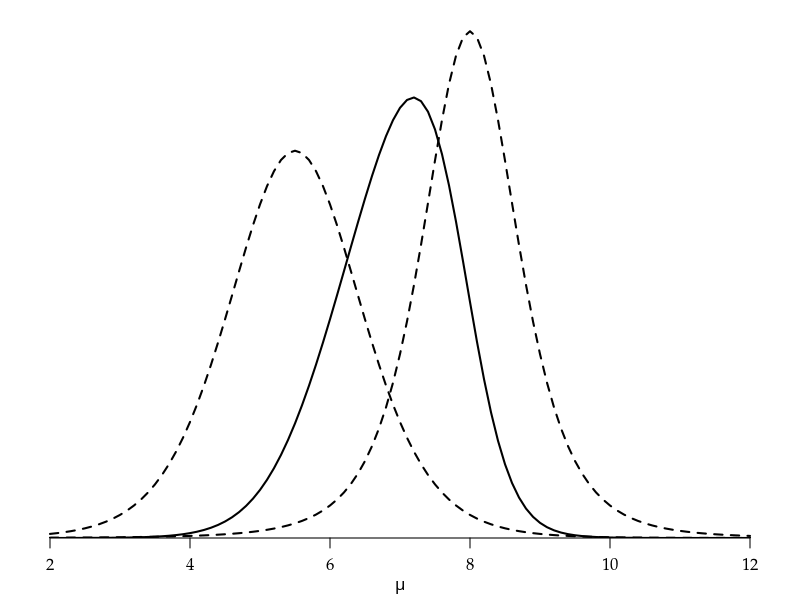

Generate this figure with R: (Note: this script raises an error after producing the figure.)
args = commandArgs()
basename = sub(".R$", "", sub("^--file=(.*/)?", "", args[grep("^--file=", args)]))
if (length(basename) != 0)
    pdf(file=paste0(basename, "_tmp.pdf"), colormodel="gray", width=7, height=4)
par(family="Palatino")
par(mgp=c(2,0.8,0)) # title and axis margins. default: c(3,1,0)
par(mar=c(3,1,1,1)+0.1) # bottom, left, top, right margins. default: c(5,4,4,2)+0.1
plot(NULL, xlim=c(2,12), ylim=c(0,0.54), xlab=expression(italic(mu)), ylab="", yaxs="i", axes=FALSE)
axis(1)
y1 = 1:10
y2 = 6:10
ybar1 = mean(y1); se1 = sqrt(var(y1)/10)
ybar2 = mean(y2); se2 = sqrt(var(y2)/5)
dt1 = function(mu) dt((mu-ybar1) / se1, 9) / se1
dt2 = function(mu) dt((mu-ybar2) / se2, 4) / se2
p = function(mu) dt1(mu) * dt2(mu)
area = integrate(p, -Inf, Inf)$value
dt12 = function(mu) p(mu) / area
curve(dt1, lty=2, lwd=2, add=TRUE)
curve(dt2, lty=2, lwd=2, add=TRUE)
curve(dt12, lwd=2, add=TRUE)
dev.off()
embedFonts(paste0(basename, "_tmp.pdf"), outfile=paste0(basename, ".pdf"),
           options="-c \"<</NeverEmbed []>> setdistillerparams\" -f ")
